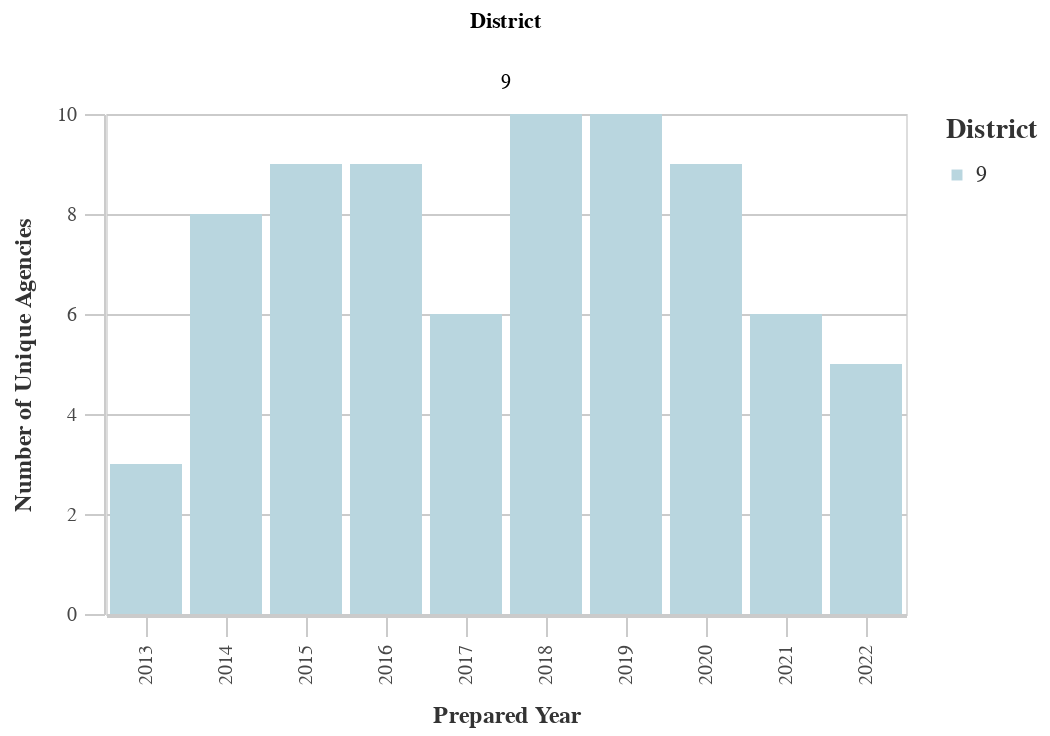

Notebook source saved alongside this figure:
### Code cell
#Unique Prefixes by Dist
dist_years_prefix = ((
        df
        >> group_by(_.prepared_y, _.dist)
        >> summarize(n=_.prefix.nunique())
        >> arrange(-_.prepared_y)
    ).rename(columns={'dist':'District', 'n':'Count'}))

chart11 = (alt.Chart(dist_years_prefix).mark_bar().encode(
        column='District:N',
        x=alt.X('prepared_y:O', title='Prepared Year'),
        y=alt.Y('Count:Q', title='Number of Unique Agencies'),
        color = alt.Color("District:N", 
                              scale=alt.Scale(
                                  range=altair_utils.CALITP_SEQUENTIAL_COLORS),  
                               legend=alt.Legend(title="District")
                              )
                              ))
chart11 = styleguide.preset_chart_config(chart11)
chart11 = _dla_utils_reports.add_tooltip(chart11, 'prepared_y','Count')
    
display(HTML("<h4><strong>Number of Unique Prefix Codes by District</strong></h4>"))
chart11

### Figure 1 — Vega-Lite specification as saved in the notebook (floating-point values rounded to 4 significant figures)
{"config": {"view": {"continuousWidth": 400, "continuousHeight": 300}, "axis": {"domainColor": "#cbcbcb", "grid": true, "gridColor": "#cbcbcb", "gridWidth": 1, "labelColor": "#474747", "labelFont": "Nunito Sans", "labelFontSize": 10, "labelPadding": 4, "tickColor": "#cbcbcb", "tickSize": 10, "titleColor": "#333", "titleFont": "Raleway", "titleFontSize": 12, "titlePadding": 10}, "axisBand": {"grid": false}, "background": "white", "font": "Raleway", "header": {"labelFont": "Nunito Sans", "titleFont": "Raleway"}, "legend": {"labelColor": "#333", "labelFont": "Nunito Sans", "labelFontSize": 11, "labelLimit": 0, "padding": 1, "symbolSize": 30, "symbolType": "square", "titleColor": "#333", "titleFont": "Raleway", "titleFontSize": 14, "titlePadding": 10}, "title": {"anchor": "middle", "font": "Raleway", "fontSize": 18, "fontWeight": 300, "offset": 20}}, "data": {"name": "data-fcdd0e6d3956f7c7920116d05405d1aa"}, "mark": "bar", "encoding": {"color": {"field": "District", "legend": {"title": "District"}, "scale": {"range": ["#B9D6DF", "#8CBCCB", "#2EA8CE", "#136C97", "#0B405B"]}, "type": "nominal"}, "column": {"field": "District", "type": "nominal"}, "tooltip": [{"field": "prepared_y", "type": "quantitative"}, {"field": "Count", "type": "quantitative"}], "x": {"field": "prepared_y", "title": "Prepared Year", "type": "ordinal"}, "y": {"field": "Count", "title": "Number of Unique Agencies", "type": "quantitative"}}, "height": 250, "width": 400, "$schema": "https://vega.github.io/schema/vega-lite/v4.17.0.json", "datasets": {"data-fcdd0e6d3956f7c7920116d05405d1aa": [{"prepared_y": 2022.0, "District": 9, "Count": 5}, {"prepared_y": 2021.0, "District": 9, "Count": 6}, {"prepared_y": 2020.0, "District": 9, "Count": 9}, {"prepared_y": 2019.0, "District": 9, "Count": 10}, {"prepared_y": 2018.0, "District": 9, "Count": 10}, {"prepared_y": 2017.0, "District": 9, "Count": 6}, {"prepared_y": 2016.0, "District": 9, "Count": 9}, {"prepared_y": 2015.0, "District": 9, "Count": 9}, {"prepared_y": 2014.0, "District": 9, "Count": 8}, {"prepared_y": 2013.0, "District": 9, "Count": 3}]}}
